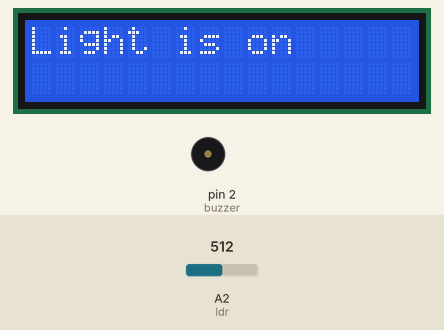
Simulated run of this sketch. Board: Arduino Uno, built with avr-gcc and run on an emulated ATmega328P. Parts: 16×2 character LCD, buzzer (waves = sounding). The inputs (shaded band) are chosen by the test bench; at power-on: A2 (ldr) = 512.

Above: at 2.7 s.
2.8 s: A2 (ldr) set to 310
4.7 s: A2 (ldr) set to 283
At 6.2 s:
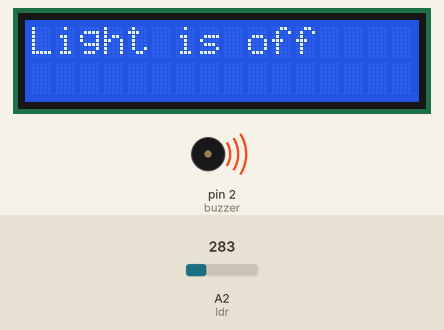
7.0 s: A2 (ldr) set to 306
At 8.2 s:
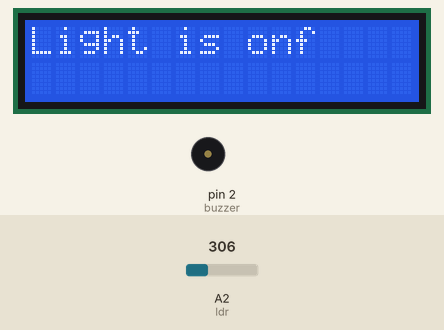
8.5 s: A2 (ldr) set to 838
10.2 s: A2 (ldr) set to 861
At 11.6 s:
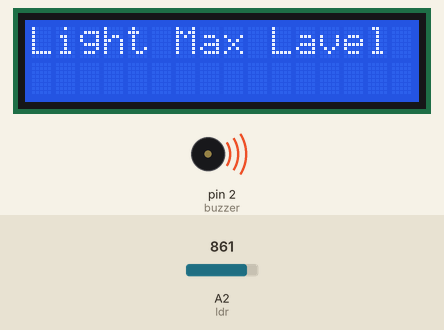
12.5 s: A2 (ldr) set to 835
At 14.4 s:
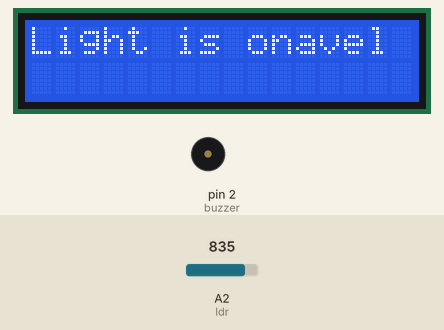
Timing chart, 0 to 15.5 s (numbered marks = the images above; inputs shaded):
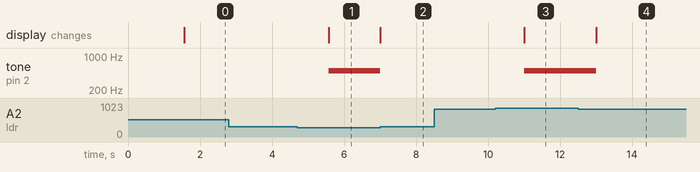

The sketch:

LDRwithlcdandbuzzer.ino
```cpp
#include<LiquidCrystal.h>

int ldr = A2;                        // ldr cunect to arduino analog pin
int buzzer = 2;                      // buzzer cunect to arduino
int RS=13,E=12,D4=11,D5=10,D6=9,D7=8;

LiquidCrystal lcd(RS,E,D4,D5,D6,D7);

int valu = 0;

void setup() {
  pinMode(buzzer, OUTPUT);
  lcd.begin(16,2);                  // lcd type(16x2)
  lcd.print("Sersing...");          // home scring print
  delay(1500);                      // 1.5s stay
  lcd.clear();                      // display empety

}

void loop() {
  valu = analogRead(ldr);
  if (valu<300) {                  // when valu 300 below
    lcd.setCursor(0,0);            // lcd row(0) colum(2) start
    lcd.print("Light is off");
    tone(buzzer,500);              // buzzer frequncy(500)
  }

  else if (valu>300 && valu<845) { // when valu 300 high and 845 below (condition)
    lcd.setCursor(0,0);
    lcd.print("Light is on");
    noTone(buzzer);
    delay(1000);
  }

  else if (valu>845) {             // when valu 845 HIGH (condition)
    lcd.setCursor(0,0);
    lcd.print("Light Max Lavel");
    tone(buzzer, 500);
    delay(1000);
  }

}
```

Measured:
- the behaviour switches between 300 and 299 on A2 (ldr) (found by bisection; images 0 and 1)
- the behaviour switches between 845 and 846 on A2 (ldr) (found by bisection; images 2 and 3)
- after the input at 2.8 s, every drawn part: stays the same
- after the input at 4.7 s, tone on pin 2 (buzzer): silent → 500 Hz after 0.87 s; the display: changes after 0.87 s (image 1)
- after the input at 7.0 s, tone on pin 2 (buzzer): 500 Hz → silent at once; the display: changes at once (image 2)
- after the input at 8.5 s, every drawn part: stays the same
- after the input at 10.2 s, tone on pin 2 (buzzer): silent → 500 Hz after 0.81 s; the display: changes after 0.81 s (image 3)
- after the input at 12.5 s, tone on pin 2 (buzzer): 500 Hz → silent after 0.51 s; the display: changes after 0.51 s (image 4)
